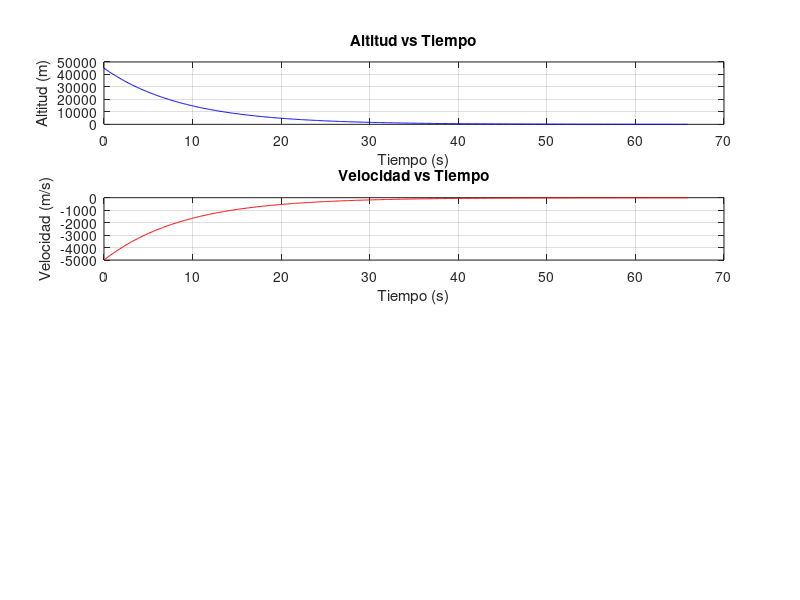

Write MATLAB code to recreate this figure. (Note: this script raises an error after producing the figure.)
% Primer Parcial 05-04-25

% Limpiamos el espacio de trabajo
clc
clear all
close all

% Definimos las variables
m                = 2700;   % masa en kg
velocidad_limite = 10;     % velocidad límite en m/s
delta_tiempo     = 0.1;    % en seg

% Condiciones iniciales
h_inicial = 45000;  % en m
v_inicial = -5000;  % en m/s (negativo porque y positivo es hacia arriba)

% Preasignación de memoria para las variables
% Estimamos el número máximo de iteraciones
max_iter    = 100000;
h           = zeros(1, max_iter);
velocidad   = zeros(1, max_iter);
aceleracion = zeros(1, max_iter);
F           = zeros(1, max_iter);
tiempo      = zeros(1, max_iter);

% Inicialización de variables
h(1)         = h_inicial;
velocidad(1) = v_inicial;
tiempo(1)    = 0;
F(1)         = h(1)/45000*1.49171e6;     % fuerza en N
aceleracion(1) = F(1)/m;                 % aceleración en m/s²

% Sistema de referencias
%  ↑               
%  |                
%  |                 
%  | ↑ v_{i} + (positivo hacia arriba)
%  |
%  |-------
%  |  Luna |
%  |--------------------------→
%
% Ecuaciones del movimiento:
% \sum F_{e} = \frac{d(mv)}{dt} = m * a
% v_{f} = v_{i} + a * \Delta t
% \Delta e = v_{i} * \Delta t + \frac{1}{2} * a * \Delta t^{2}

% Simulación del descenso
i = 1;

while h(i) > 0 && i < max_iter
    % Actualizar posición usando la ecuación \Delta e = v_{i} * \Delta t + \frac{1}{2} * a * \Delta t^{2}
    h(i+1)         = h(i) + velocidad(i)*delta_tiempo + 0.5*aceleracion(i)*delta_tiempo^2;
    
    % Actualizar velocidad usando la ecuación v_{f} = v_{i} + a * \Delta t
    velocidad(i+1) = velocidad(i) + aceleracion(i)*delta_tiempo;
    
    % Calcular el empuje neto en función de la altura actual
    F(i+1)         = h(i+1)/45000*1.49171e6;
    
    % Calcular aceleración usando la ecuación \sum F_{e} = m * a
    aceleracion(i+1) = F(i+1)/m;
    
    % Actualizar tiempo
    tiempo(i+1)    = tiempo(i) + delta_tiempo;
    
    % Si la altura es negativa, ajustar a cero
    if h(i+1) < 0
        h(i+1) = 0;
        
        % Calcular el tiempo exacto en que h = 0 usando interpolación lineal
        fraccion_tiempo = h(i)/(h(i) - h(i+1));
        tiempo_ajustado = delta_tiempo * fraccion_tiempo;
        
        % Recalcular la velocidad final en el instante exacto del impacto
        velocidad_final = velocidad(i) + aceleracion(i)*tiempo_ajustado;
        
        % Actualizar valores finales
        velocidad(i+1)  = velocidad_final;
        tiempo(i+1)     = tiempo(i) + tiempo_ajustado;
        
        break;
    end
    
    % Incrementar contador
    i = i + 1;
end

% Recortar arrays al tamaño utilizado
num_pasos   = i+1;
h           = h(1:num_pasos);
velocidad   = velocidad(1:num_pasos);
aceleracion = aceleracion(1:num_pasos);
F           = F(1:num_pasos);
tiempo      = tiempo(1:num_pasos);

% Evaluación de las tres condiciones específicas
fprintf('La altura final es %f\n', h(end));

if h(end) == 0 && abs(velocidad(end)) > velocidad_limite
    condicion   = 1; % Aluniza y golpea muy fuerte
    mensaje     = ['CONDICIÓN 1: Alunizaje fallido. Velocidad de impacto: ', num2str(abs(velocidad(end))), ' m/s'];
    fprintf('La velocidad de alunizaje es %1.2f, superior a 10 m/s, por lo que el alunizaje es fallido\n', abs(velocidad(end)));
elseif h(end) == 0 && abs(velocidad(end)) <= velocidad_limite
    condicion   = 2; % Aluniza y pegue por debajo de la velocidad límite
    mensaje     = ['CONDICIÓN 2: Alunizaje exitoso. Velocidad de impacto: ', num2str(abs(velocidad(end))), ' m/s'];
    fprintf('La velocidad de alunizaje es %1.2f, menor o igual a 10 m/s, por lo que el alunizaje es exitoso\n', abs(velocidad(end)));
elseif h(end) > 0
    condicion   = 3; % No toque y no llegue
    mensaje     = 'CONDICIÓN 3: La nave no llegó a la superficie lunar.';
    fprintf('La nave no llega a tocar la superficie\n');
end

disp(mensaje);

% Gráficas
figure(1);
subplot(4,1,1);
plot(tiempo, h, 'b-');
title('Altitud vs Tiempo');
xlabel('Tiempo (s)');
ylabel('Altitud (m)');
grid on;

subplot(4,1,2);
plot(tiempo, velocidad, 'r-');
title('Velocidad vs Tiempo');
xlabel('Tiempo (s)');
ylabel('Velocidad (m/s)');
grid on;
yline(velocidad_limite, 'k--', 'Velocidad límite', 'LineWidth', 1.5);
yline(-velocidad_limite, 'k--', 'LineWidth', 1.5);

subplot(4,1,3);
plot(tiempo(1:end-1), aceleracion(1:end-1), 'g-');
title('Aceleración vs Tiempo');
xlabel('Tiempo (s)');
ylabel('Aceleración (m/s²)');
grid on;

subplot(4,1,4);
plot(tiempo(1:end-1), F(1:end-1), 'm-');
title('Empuje vs Tiempo');
xlabel('Tiempo (s)');
ylabel('Empuje (N)');
grid on;

% Mensaje de resultado en el título
sgtitle(['Simulación de alunizaje - ' mensaje], 'FontWeight', 'bold');

% Ajuste polinomial
figure(2);
plot(tiempo, h, 'b-');
title('Altitud vs Tiempo con ajuste polinomial');
xlabel('Tiempo (s)');
ylabel('Altitud (m)');
grid on;

% Se usa un polinomio de orden 6 para el ajuste
coef = polyfit(tiempo, h, 6);
t_denso = linspace(0, tiempo(end), 1000);
h_denso = polyval(coef, t_denso);

hold on;
plot(t_denso, h_denso, 'g-');
legend('Datos simulados', 'Ajuste polinomial');

% Análisis de error
% Si el radioaltímetro tiene un error relativo del 0.1%,
% calculamos cómo afecta a la velocidad final

% Preasignación para los casos con error
h_error_neg     = zeros(1, max_iter);
vel_error_neg   = zeros(1, max_iter);
F_error_neg     = zeros(1, max_iter);
a_error_neg     = zeros(1, max_iter);
tiempo_error    = zeros(1, max_iter);

% Simulación con error negativo (-0.1%)
h_error_neg(1)   = h_inicial;
vel_error_neg(1) = v_inicial;
tiempo_error(1)  = 0;
F_error_neg(1)   = h_error_neg(1) * 0.999 / 45000 * 1.49171e6;  % Fuerza con error -0.1%
a_error_neg(1)   = F_error_neg(1)/m;

i_neg = 1;

while h_error_neg(i_neg) > 0 && i_neg < max_iter
    % Actualizar posición con error
    h_error_neg(i_neg+1) = h_error_neg(i_neg) + vel_error_neg(i_neg)*delta_tiempo + 0.5*a_error_neg(i_neg)*delta_tiempo^2;
    
    % Actualizar velocidad con error
    vel_error_neg(i_neg+1) = vel_error_neg(i_neg) + a_error_neg(i_neg)*delta_tiempo;
    
    % Calcular la fuerza con error de -0.1% en la medición de altura
    F_error_neg(i_neg+1) = h_error_neg(i_neg+1) * 0.999 / 45000 * 1.49171e6;
    
    % Calcular aceleración con error
    a_error_neg(i_neg+1) = F_error_neg(i_neg+1)/m;
    
    % Actualizar tiempo
    tiempo_error(i_neg+1) = tiempo_error(i_neg) + delta_tiempo;
    
    % Si la altura es negativa, ajustar a cero
    if h_error_neg(i_neg+1) < 0
        h_error_neg(i_neg+1) = 0;
        
        % Calcular el tiempo exacto en que h = 0 usando interpolación lineal
        fraccion_tiempo = h_error_neg(i_neg)/(h_error_neg(i_neg) - h_error_neg(i_neg+1));
        tiempo_ajustado = delta_tiempo * fraccion_tiempo;
        
        % Recalcular la velocidad final en el instante exacto del impacto
        vel_final_neg = vel_error_neg(i_neg) + a_error_neg(i_neg)*tiempo_ajustado;
        
        % Actualizar valores finales
        vel_error_neg(i_neg+1) = vel_final_neg;
        tiempo_error(i_neg+1) = tiempo_error(i_neg) + tiempo_ajustado;
        
        break;
    end
    
    i_neg = i_neg + 1;
end

% Recortar arrays de la simulación con error
num_pasos_error = i_neg+1;
h_error_neg     = h_error_neg(1:num_pasos_error);
vel_error_neg   = vel_error_neg(1:num_pasos_error);
a_error_neg     = a_error_neg(1:num_pasos_error);
F_error_neg     = F_error_neg(1:num_pasos_error);
tiempo_error    = tiempo_error(1:num_pasos_error);

% Mostrar resultados con error
fprintf('La altura final con error en la medición de la altura es %f\n', h_error_neg(end));

if h_error_neg(end) == 0 && abs(vel_error_neg(end)) > velocidad_limite
    mensaje_error = ['Alunizaje fallido con error. Velocidad de impacto: ', num2str(abs(vel_error_neg(end))), ' m/s'];
    fprintf('La velocidad de alunizaje con error en la medicion de la altura es %1.2f, superior a 10 m/s, por lo que el alunizaje es fallido\n', abs(vel_error_neg(end)));
elseif h_error_neg(end) == 0 && abs(vel_error_neg(end)) <= velocidad_limite
    mensaje_error = ['Alunizaje exitoso con error. Velocidad de impacto: ', num2str(abs(vel_error_neg(end))), ' m/s'];
    fprintf('La velocidad de alunizaje con error en la medicion de la altura es %1.2f, menor o igual a 10 m/s, por lo que el alunizaje es exitoso\n', abs(vel_error_neg(end)));
else
    mensaje_error = 'La nave con error no llegó a la superficie lunar.';
    fprintf('La nave no llega a tocar la superficie\n');
end

% Calcular error absoluto en la velocidad de impacto
error_abs_vel = abs(vel_error_neg(end) - velocidad(end));
disp(['Error absoluto en la velocidad de impacto: ', num2str(error_abs_vel), ' m/s']);

% Diagrama de barras para comparar velocidades de impacto
figure(3);
bar([abs(velocidad(end)), abs(vel_error_neg(end))]);
xticklabels({'Velocidad nominal', 'Error -0.1%'});
title('Efecto del error del radioaltímetro en la velocidad de impacto');
ylabel('Velocidad de impacto (m/s)');
yline(velocidad_limite, 'r--', 'Velocidad límite', 'LineWidth', 1.5);
grid on;

% Comparación gráfica de los resultados
figure(4);
subplot(2,1,1);
plot(tiempo, h, 'b-', tiempo_error, h_error_neg, 'r--');
title('Comparación de altitud con y sin error');
xlabel('Tiempo (s)');
ylabel('Altitud (m)');
legend('Sin error', 'Con error -0.1%');
grid on;

subplot(2,1,2);
plot(tiempo, abs(velocidad), 'b-', tiempo_error, abs(vel_error_neg), 'r--');
title('Comparación de velocidad con y sin error');
xlabel('Tiempo (s)');
ylabel('Velocidad absoluta (m/s)');
legend('Sin error', 'Con error -0.1%');
grid on;
yline(velocidad_limite, 'k--', 'Velocidad límite', 'LineWidth', 1.5);
